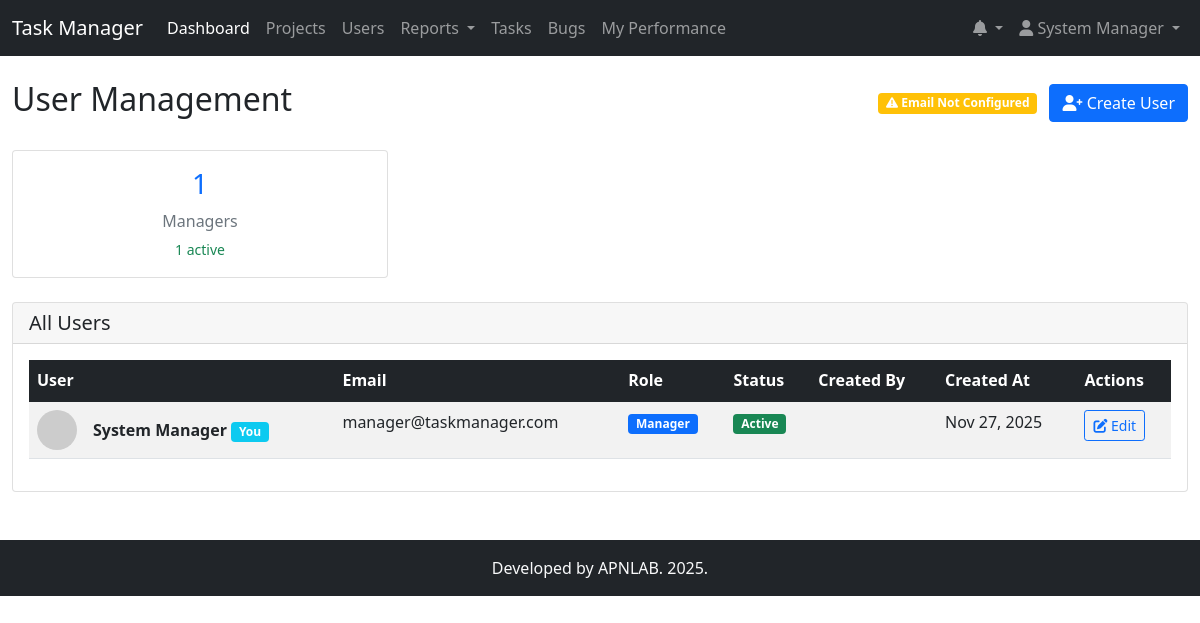
/users.php (signed in), run on the app's committed database.
### tables this page shows
CREATE TABLE `users` (
  `id` int(11) NOT NULL,
  `email` varchar(255) NOT NULL,
  `name` varchar(255) NOT NULL,
  `password` varchar(255) NOT NULL,
  `role` enum('manager','qa','developer') NOT NULL,
  `status` enum('active','inactive') DEFAULT 'active',
  `image` varchar(255) DEFAULT NULL,
  `created_by` int(11) DEFAULT NULL,
  `created_at` timestamp NOT NULL DEFAULT current_timestamp()
);

### includes/EmailService.php (called while the page is built, shortened)
<?php
class EmailService {
    private $conn;
    private $settings;
    public function __construct($db) {
        $this->conn = $db;
        $this->loadSmtpSettings();
    }
    private function loadSmtpSettings() {
        $query = "SELECT setting_key, setting_value FROM settings WHERE setting_key LIKE 'smtp_%'";
        $stmt = $this->conn->query($query);
        $settings = $stmt->fetchAll(PDO::FETCH_ASSOC);
        $this->settings = [];
        foreach ($settings as $setting) {
            $this->settings[$setting['setting_key']] = $setting['setting_value'];
        }
    }
    public function isConfigured() {
        return !empty($this->settings['smtp_host']) &&
               !empty($this->settings['smtp_username']) &&
               !empty($this->settings['smtp_password']);
    }
}
?>

### users.php (the view, shortened to what this page needs)
<?php
include 'includes/EmailService.php';
$database = new Database();
$db = $database->getConnection();
$emailService = new EmailService($db);
$users = $db->query("
    SELECT u.*, creator.name as created_by_name
    FROM users u
    LEFT JOIN users creator ON u.created_by = creator.id
    ORDER BY u.created_at DESC
")->fetchAll(PDO::FETCH_ASSOC);
$user_stats = $db->query("
    SELECT
        role,
        COUNT(*) as count,
        SUM(CASE WHEN status = 'active' THEN 1 ELSE 0 END) as active_count
    FROM users
    GROUP BY role
")->fetchAll(PDO::FETCH_ASSOC);
?>
<!DOCTYPE html>
<html lang="en">
<head>
    <link href="https://cdn.jsdelivr.net/npm/bootstrap@5.1.3/dist/css/bootstrap.min.css" rel="stylesheet">
    <link href="https://cdnjs.cloudflare.com/ajax/libs/font-awesome/6.0.0/css/all.min.css" rel="stylesheet">
</head>
<body>
    <?php include 'includes/header.php'; ?>
    <div class="container-fluid mt-4">
        <div class="row">
            <div class="col-12">
                <div class="d-flex justify-content-between align-items-center mb-4">
                    <h2>User Management</h2>
                    <div>
                        <?php if (!$emailService->isConfigured()): ?>
                            <span class="badge bg-warning me-2" title="SMTP not configured - email notifications will not work">
                                <i class="fas fa-exclamation-triangle"></i> Email Not Configured
                            </span>
                        <?php endif; ?>
                        <button class="btn btn-primary" data-bs-toggle="modal" data-bs-target="#createUserModal">
                            <i class="fas fa-user-plus"></i> Create User
                        </button>
                    </div>
                </div>
                <div class="row mb-4">
                    <?php foreach ($user_stats as $stat): ?>
                    <div class="col-md-4">
                        <div class="card text-center">
                            <div class="card-body">
                                <h3 class="text-<?=
                                    $stat['role'] == 'manager' ? 'primary' :
                                    ($stat['role'] == 'developer' ? 'success' : 'warning')
                                ?>"><?= $stat['count'] ?></h3>
                                <p class="text-muted mb-1"><?= ucfirst($stat['role']) ?>s</p>
                                <small class="text-success"><?= $stat['active_count'] ?> active</small>
                            </div>
                        </div>
                    </div>
                    <?php endforeach; ?>
                </div>
                <div class="card">
                    <div class="card-header">
                        <h5 class="mb-0">All Users</h5>
                    </div>
                    <div class="card-body">
                        <div class="table-responsive">
                            <table class="table table-striped table-hover">
                                <thead class="table-dark">
                                    <tr>
                                        <th>User</th>
                                        <th>Email</th>
                                        <th>Role</th>
                                        <th>Status</th>
                                        <th>Created By</th>
                                        <th>Created At</th>
                                        <th>Actions</th>
                                    </tr>
                                </thead>
                                <tbody>
                                    <?php foreach ($users as $user): ?>
                                    <tr>
                                        <td>
                                            <div class="d-flex align-items-center">
                                                <img src="<?= $user['image'] ?: 'https://via.placeholder.com/40' ?>"
                                                     class="rounded-circle me-3" width="40" height="40">
                                                <div>
                                                    <strong><?= htmlspecialchars($user['name']) ?></strong>
                                                    <?php if ($user['id'] == $_SESSION['user_id']): ?>
                                                        <span class="badge bg-info">You</span>
                                                    <?php endif; ?>
                                                </div>
                                            </div>
                                        </td>
                                        <td><?= htmlspecialchars($user['email']) ?></td>
                                        <td>
                                            <span class="badge bg-<?=
                                                $user['role'] == 'manager' ? 'primary' :
                                                ($user['role'] == 'developer' ? 'success' : 'warning')
                                            ?>">
                                                <?= ucfirst($user['role']) ?>
                                            </span>
                                        </td>
                                        <td>
                                            <span class="badge bg-<?= $user['status'] == 'active' ? 'success' : 'secondary' ?>">
                                                <?= ucfirst($user['status']) ?>
                                            </span>
                                        </td>
                                        <td><?= htmlspecialchars($user['created_by_name']) ?></td>
                                        <td><?= date('M j, Y', strtotime($user['created_at'])) ?></td>
                                        <td>
                                            <div class="btn-group">
                                                <button class="btn btn-sm btn-outline-primary edit-user"
                                                        data-user='<?= htmlspecialchars(json_encode($user)) ?>'>
                                                    <i class="fas fa-edit"></i> Edit
                                                </button>
                                            </div>
                                        </td>
                                    </tr>
                                    <?php endforeach; ?>
                                </tbody>
                            </table>
                        </div>
                    </div>
                </div>
            </div>
        </div>
    </div>
</body>
<footer class="bg-dark text-light text-center py-3 mt-5">
    <div class="container">
        <p class="mb-0">Developed by APNLAB. 2025.</p>
    </div>
</footer>
</html>

### data on the page
users: name "System Manager", shows "You", email "manager@taskmanager.com", role "Manager", status "Active", created_at "Nov 27, 2025"

### other printed values
$_SESSION['user_name'] "System Manager"
$stat['count'] "1"
$stat['role'] "Manager"
$stat['active_count'] "1"
